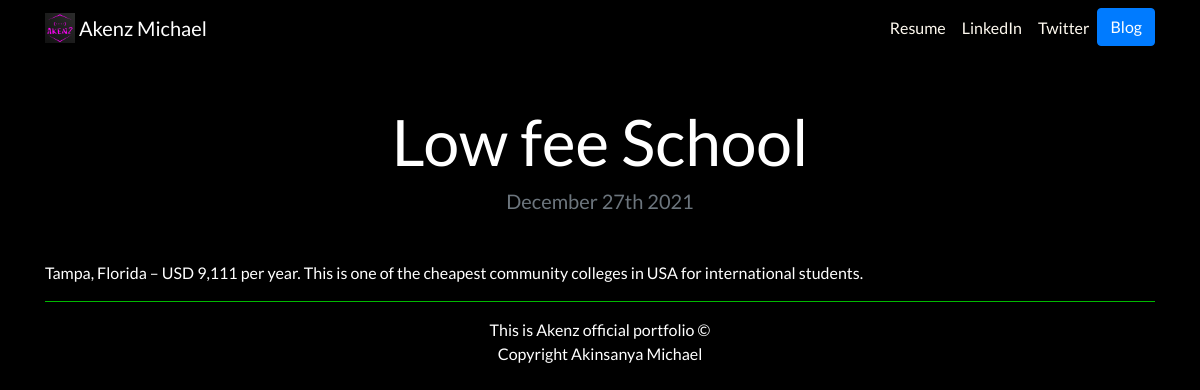
/blog/5/, run on the app's committed database.
### blog/models.py (models this page shows, shortened)
class Blog(models.Model):
    title = models.CharField(max_length=200)
    body = models.TextField(default='')
    date = models.DateField('')

### blog/views.py (the view)
# urls.py: path('<int:blog_id>/', views.detail, name='detail'),
def detail(request, blog_id):
    blog = get_object_or_404(Blog, pk=blog_id)
    return render(request, 'blog/detail.html', {'blog': blog})

### blog/templates/blog/detail.html
{% extends 'portfolio/base.html' %}
{% block content%}
<h1 class="text-center mt-5" id="blogdetailtitle">{{ blog.title }}</h1>
<h5 class="text-center text-muted mb-5">{{ blog.date|date:'F jS Y' }}</h5>
{{ blog.body|safe }}
{% endblock %}

### portfolio/static/portfolio/style.css (style rules this page uses)
body { font-family: 'Lato', sans-serif; background-color: black; color: white; }
@media (min-width: 200px) { #blogdetailtitle { font-size: 4rem; } }

### data on the page
Blog: title "Low fee School", date "December 27th 2021", body "Tampa, Florida – USD 9,111 per year. This is one of the cheapest community colleges in USA for international students."
